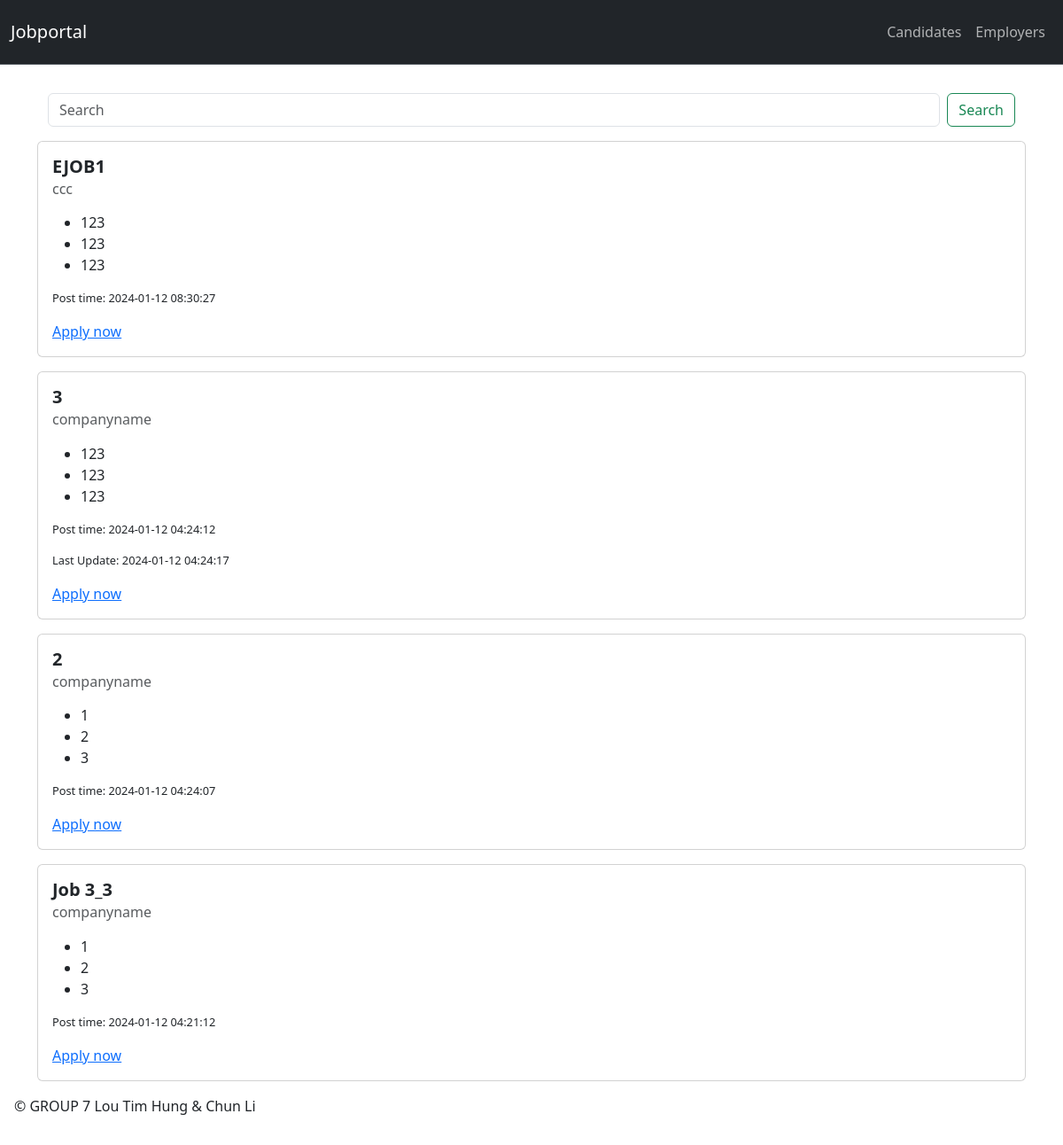
Before: / with the older database file.
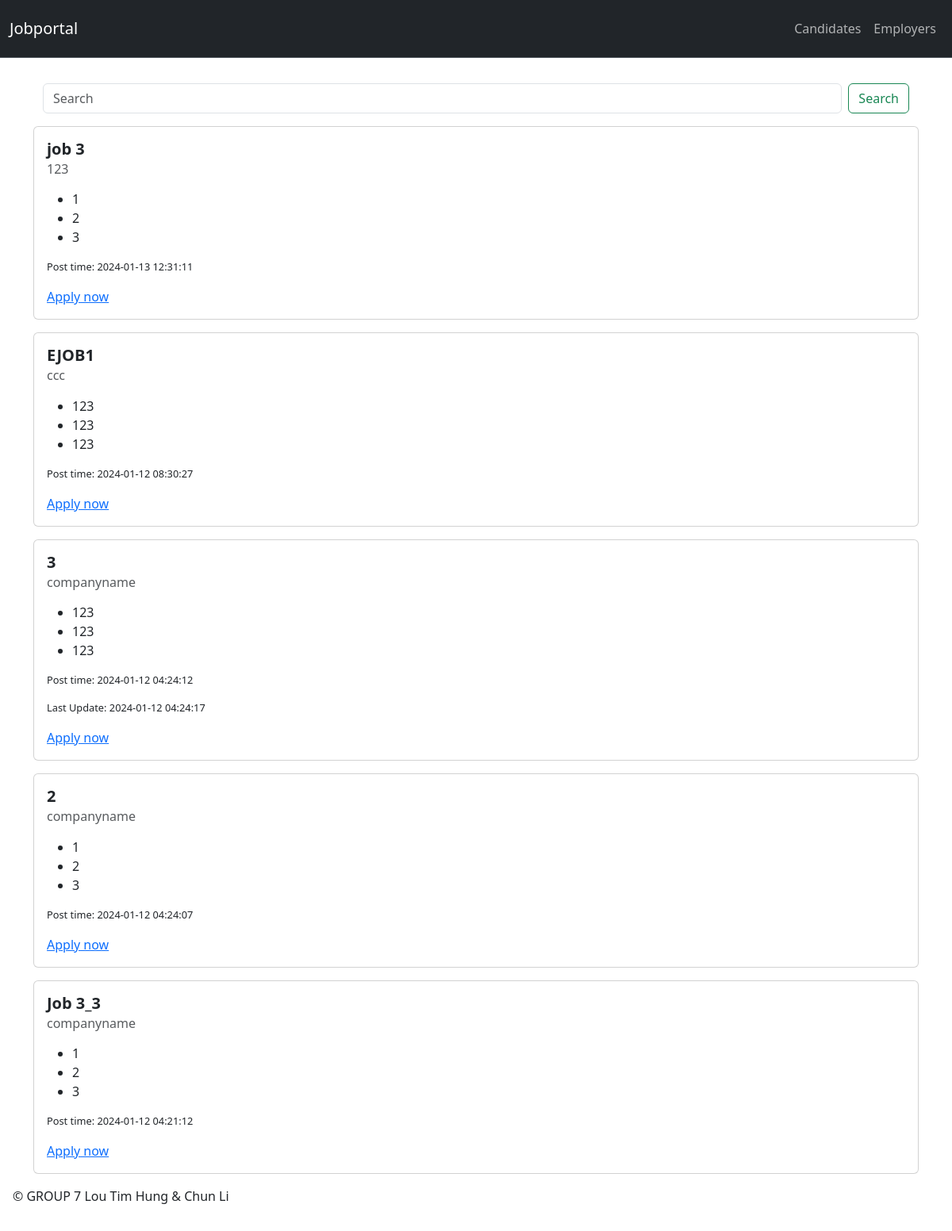
After: the same page with the newer database file.
### tables this page shows
CREATE TABLE `jobs` (
  `job_id` int(11) NOT NULL,
  `employer_id` int(11) NOT NULL,
  `job_title` tinytext NOT NULL,
  `company` tinytext NOT NULL,
  `job_highlight1` tinytext NOT NULL,
  `job_highlight2` tinytext NOT NULL,
  `job_highlight3` tinytext NOT NULL,
  `post_datetime` datetime NOT NULL,
  `edit_datetime` datetime DEFAULT NULL,
  `job_description` text NOT NULL,
  `contact` tinytext,
  `company_address` text
);

### job_details.php (the view)
<?php
echo '<h5 class="card-title" style="font-weight: bold">'.$job['job_title'].'</h5>';
echo '<h6 class="card-subtitle mb-2 text-body-secondary">'.$job['company'].'</h6>';
echo '<p class="card-text">
        <ul>
            <li>'.$job['job_highlight1'].'</li>
            <li>'.$job['job_highlight2'].'</li>
            <li>'.$job['job_highlight3'].'</li>
        </ul>
      </p>';
echo '<p class="card-text" style="font-size: 0.8rem">Post time: '.$job['post_datetime'].'</p>';
if(!empty($job['edit_datetime'])){
    echo '<p class="card-text" style="font-size: 0.8rem">Last Update: '.$job['edit_datetime'].'</p>';
}
?>

### header.php (shortened to what this page needs)
<?php
    include_once 'dbConnect.php';
?>
<!doctype html>
<html lang="en">
  <head>
    <link href="https://cdn.jsdelivr.net/npm/bootstrap@5.3.2/dist/css/bootstrap.min.css" rel="stylesheet">
    <link class="jsbin" href="http://ajax.googleapis.com/ajax/libs/jqueryui/1/themes/base/jquery-ui.css" rel="stylesheet" type="text/css" />
</head>
<body>
    <nav class="navbar bg-dark border-bottom border-body" data-bs-theme="dark">
        <div class="container-fluid">
            <a class="navbar-brand" href="../jobportal/index.php">Jobportal</a>
            <nav class="navbar navbar-expand-lg">
                <ul class="navbar-nav">
                    <?php
                        if($_SESSION){
                            $employerQ = mysqli_query($dbConnection, "SELECT * FROM `employers` WHERE `email` ='".$_SESSION['email']."'");
                            $employer = mysqli_fetch_assoc($employerQ);
                            $candidateQ = mysqli_query($dbConnection, "SELECT * FROM `candidates` WHERE `email` ='".$_SESSION['email']."'");
                            $candidate = mysqli_fetch_assoc($candidateQ);
                            if(!empty($candidate['email'])){
                                echo '<li class="nav-item"><a class="nav-link" href="../jobportal/Profile.php">Hi, '.$candidate['full_name'].'</a></li>';
                                echo '<li class="nav-item"><a class="nav-link" href="../jobportal/appplication.php">Your Application</a></li>';
                                $thisuser = $candidate['candidate_id'];
                            }
                            if(!empty($employer['email'])){
                                echo '<li class="nav-item"><a class="nav-link">Hi, '.$employer['full_name'].'</a></li>';
                                echo '<li class="nav-item"><a class="nav-link" href="../jobportal/postjob.php">Post Job</a></li>';
                                $thisuser = $employer['employer_id'];
                            }
                            echo '<li class="nav-item"><a class="nav-link" href="../jobportal/function.php?op=logout">Logout</a></li>';
                        }else{
                            echo '<li class="nav-item bg-dark" ><a class="nav-link" href="../jobportal/candidates.php">Candidates</a></li>';
                            echo '<li class="nav-item bg-dark" ><a class="nav-link" href="../jobportal/employers.php">Employers</a></li>';
                        }
                    ?>
                </ul>
            </nav>
        </div>
    </nav>

### index.php (shortened to what this page needs)
<?php include_once('header.php'); ?>
<div class="container-sm" style="margin-top: 1rem">
  <?php
  echo '<div style="margin-top: 1rem">';
  echo'
          <div class="container-fluid">
            <form class="d-flex" role="search" action="index.php"  method="post">
              <input class="form-control me-2" type="search" placeholder="Search" aria-label="Search" name="searchjob">
              <button class="btn btn-outline-success" type="submit">Search</button>
            </form>
          </div>
        </div>
  ';
  if($_SESSION){
    if (mysqli_num_rows($employerQ) > 0){
      if (isset($_POST['searchjob'])) {
        $jobQ = mysqli_query($dbConnection, "SELECT * FROM `jobs` WHERE `job_title` LIKE '%".$_POST['searchjob']."%' ORDER BY `post_datetime` DESC" );
          while ($job = mysqli_fetch_assoc($jobQ)){
            echo '<div class="card" style="margin-top: 1rem">';
            echo '<div class="card-body">';
            include('job_details.php');
            echo '<a href="../jobportal/checkcandidates.php?job_id='.$job['job_id'].'" class="card-link">Check Candidates</a>';
            echo '<a href="../jobportal/editjob.php?job_id='.$job['job_id'].'" class="card-link">Edit</a>';
            echo '</div>';
            echo '</div>';
          }
      }else{
        $jobQ = mysqli_query($dbConnection, "SELECT * FROM `jobs`  WHERE `employer_id` = '".$employer['employer_id']."' ORDER BY `post_datetime` DESC" );
          while ($job = mysqli_fetch_assoc($jobQ)){
            echo '<div class="card" style="margin-top: 1rem">';
            echo '<div class="card-body">';
            include('job_details.php');
            echo '<a href="../jobportal/checkcandidates.php?job_id='.$job['job_id'].'" class="card-link">Check Candidates</a>';
            echo '<a href="../jobportal/editjob.php?job_id='.$job['job_id'].'" class="card-link">Edit</a>';
            echo '</div>';
            echo '</div>';
          }
      }
    }
    if (mysqli_num_rows($candidateQ) > 0){
      if (isset($_POST['searchjob'])) {
        $jobQ = mysqli_query($dbConnection, "SELECT * FROM `jobs` WHERE `job_title` LIKE '%".$_POST['searchjob']."%' ORDER BY `post_datetime` DESC");
          if($jobapp = mysqli_fetch_assoc($jobappQ)){
          echo '<div class="card" style="margin-top: 1rem">';
          echo '<div class="card-body">';
          include('job_details.php');
          echo '<a href="../jobportal/apply.php?job_id='.$job['job_id'].'" class="card-link">Check Status</a>';
          echo '</div>';
          echo '</div>';
        }else{
          echo '<div class="card" style="margin-top: 1rem">';
          echo '<div class="card-body">';
          include('job_details.php');
          echo '<a href="../jobportal/apply.php?job_id='.$job['job_id'].'" class="card-link">Apply now</a>';
          echo '</div>';
          echo '</div>';
        }
      }else{
      $jobQ = mysqli_query($dbConnection, "SELECT * FROM `jobs` ORDER BY `post_datetime` DESC");
      while ($job = mysqli_fetch_assoc($jobQ)){
        $jobappQ = mysqli_query($dbConnection, "SELECT * FROM `jobapp` WHERE `job_id` = '".$job['job_id']."' AND `candidate_id` = '".$thisuser."'");
        if($jobapp = mysqli_fetch_assoc($jobappQ)){
          echo '<div class="card" style="margin-top: 1rem">';
          echo '<div class="card-body">';
          include('job_details.php');
          echo '<a href="../jobportal/apply.php?job_id='.$job['job_id'].'" class="card-link">Check Status</a>';
          echo '</div>';
          echo '</div>';
        }else{
          echo '<div class="card" style="margin-top: 1rem">';
          echo '<div class="card-body">';
          include('job_details.php');
          echo '<a href="../jobportal/apply.php?job_id='.$job['job_id'].'" class="card-link">Apply now</a>';
          echo '</div>';
          echo '</div>';
        }
      }
      }
    }
  }else{
    if (isset($_POST['searchjob'])) {
      $jobQ = mysqli_query($dbConnection, "SELECT * FROM `jobs` WHERE `job_title` LIKE '%".$_POST['searchjob']."%' ORDER BY `post_datetime` DESC");
      while ($job = mysqli_fetch_assoc($jobQ)){
        echo '<div class="card" style="margin-top: 1rem">';
        echo '<div class="card-body">';
        include('job_details.php');
        echo '<a href="../jobportal/apply.php?job_id='.$job['job_id'].'" class="card-link">Apply now</a>';
        echo '</div>';
        echo '</div>';
      }
    }else{
    $jobQ = mysqli_query($dbConnection, "SELECT * FROM `jobs` ORDER BY `post_datetime` DESC");
    if (mysqli_num_rows($jobQ) > 0) {
      while ($job = mysqli_fetch_assoc($jobQ)){
        echo '<div class="card" style="margin-top: 1rem">';
        echo '<div class="card-body">';
        include('job_details.php');
        echo '<a href="../jobportal/apply.php?job_id='.$job['job_id'].'" class="card-link">Apply now</a>';
        echo '</div>';
        echo '</div>';
      }
    }
  }
}
  ?>
</div>
<?php include_once('footer.php'); ?>

### footer.php (shortened to what this page needs)
<footer>
<div class="card" style="margin: 1rem;border-width: 0 "> <p class="copyright">© GROUP 7 Lou Tim Hung & Chun Li</p></div>
</footer>
</body>
</html>

### header.php (style rules this page uses)
body { min-height: 100vh; display: flex; flex-direction: column; }
footer { margin-top: auto; }

Changed rows visible on the page:
added jobs: job_title "job 3", company "123", job_highlight1 "1", job_highlight2 "2", job_highlight3 "3", post_datetime "2024-01-13 12:31:11"
